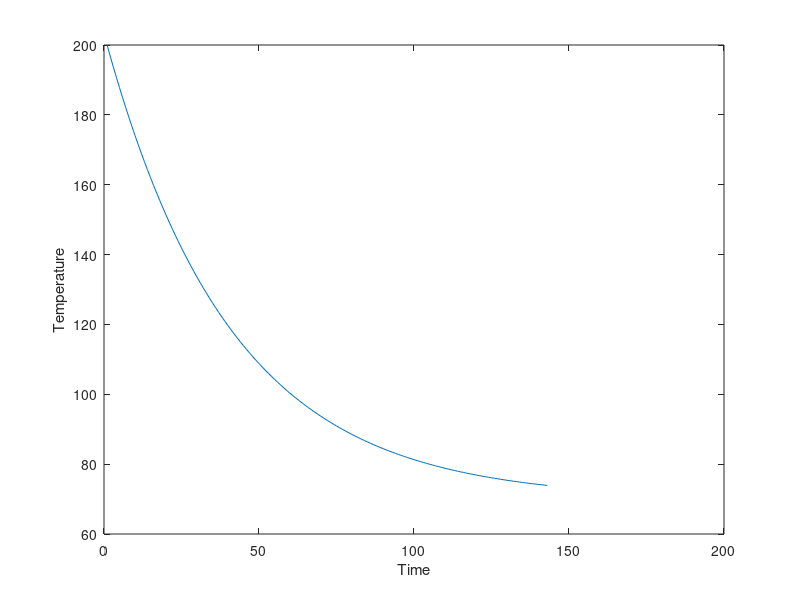

MATLAB code for this plot:
%problem3.m
%Program to calculate Distance 
%compute prime numbers greater from 41
%Execution:
%To Run Open in Matlab and Click the Run Icon or 
%type "run 'problem3.m'" in the Command Window. 
%To open the file type "open 'problem3.m'" making sure...
%Matlab's present directory is changed to the 'problem3.m' directory

%slanka for SC1 Assignment_07
%Mon, 11:28PM, 10/31/2016
% 
% Troom = 70; %Room temperature/Surrounding Temperature
% % alpha = k*(1-deltime);
% beta = k*deltime*Troom;

%begin
%% Calculation of the constant k ..
%using the vectots tl and Tl where
% tl = [0 5 10 15 20 25 30 45 60 75 90 120];
% Tl = [200 182 169 159 151 144 137 123 113 106 100 91];
clear; close all; clc;
k1 = 1/5*((182-200)/(70-200));
k2 = 1/5*((169-182)/(70-182));
k3 = 1/5*((159-169)/(70-169));
k4 = 1/5*((159-159)/(70-159));
k5 = 1/5*((144-151)/(70-151));
k6 = 1/5*((137-144)/(70-144));
k7 = 1/5*((123-137)/(70-137));
k8 = 1/5*((113-123)/(70-123));
k9 = 1/5*((106-113)/(70-113));
k10 = 1/5*((100-106)/(70-106));
k11 = 1/5*((91-100)/(70-100));
k = (k1 + k2 + k3 + k4 + k5 + k6 + k7 + k8 + k9)/9;
T(1) = 200; %Intial Temperature of the Liquid
error = 1;%Difference betwwen each iteration
TOL = 0.1;%Tolerence
t = 0;%Initial Simulation time
dt = 1; %Time Step (Min)
Troom = 70;%Room Temperature
alpha = 1- (k*dt);%  alpha = k*(1-deltime);
beta = k*dt*Troom;% beta = k*deltime*Troom;
%% Loop to find the Temperature that doesn't change by 0.1F
%The loop breaks when the Error is less than or equal 0.1
while (error > TOL)
   t = t+dt; %Increment time, dt can be varied for different time steps
   T(t+1) = (alpha*T(t))+beta; 
    error = abs(T(t+1)-T(t));%Error Calculation
end
%% Plot the Results
plot(T),hold on
xlabel('Time'),ylabel('Temperature'),
[r,c] = size(T);
tt = linspace(1,dt*(t+1),(t+1));
dlmwrite('T.dat',[tt' T'],' ');
fprintf('Final Temperature = %f degrees F at time = %d mins\n',T(1,c),tt(1,c));
%end
